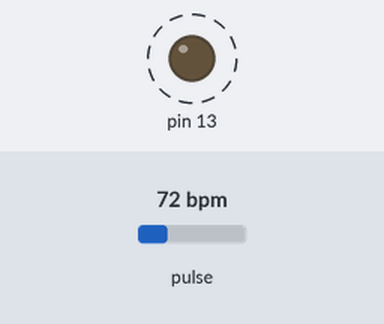
The sketch below on a simulated Arduino Mega 2560, built with avr-gcc and run on an emulated ATmega2560. Parts: output pins drawn as LEDs (lit = HIGH). Dashed ring = blinking. The inputs (shaded band) are chosen by the test bench; at power-on: pulse 72 bpm. What the sketch prints to the serial monitor is not drawn.

Above: at 1.2 s.
1.3 s: pulse set to 130 bpm
At 1.86 s:
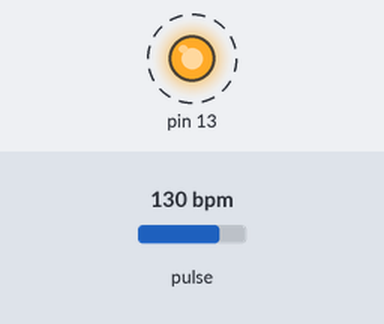
4.3 s: pulse set to 70 bpm
At 5.88 s:
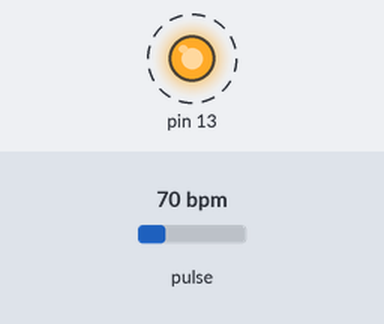
Timing chart, 0 to 13.3 s (numbered marks = the images above; inputs shaded):
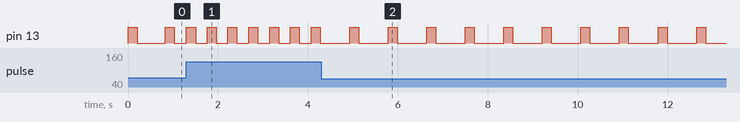

The sketch:

pulse2.ino
```cpp
/*  Getting_BPM_to_Monitor prints the BPM to the Serial Monitor, using the least lines of code and PulseSensor Library.
 *  Tutorial Webpage: https://pulsesensor.com/pages/getting-advanced
 *
--------Use This Sketch To------------------------------------------
1) Displays user's live and changing BPM, Beats Per Minute, in Arduino's native Serial Monitor.
2) Print: "♥  A HeartBeat Happened !" when a beat is detected, live.
2) Learn about using a PulseSensor Library "Object".
4) Blinks LED on PIN 13 with user's Heartbeat.
--------------------------------------------------------------------*/

#define USE_ARDUINO_INTERRUPTS true    // Set-up low-level interrupts for most acurate BPM math.
#include <PulseSensorPlayground.h>     // Includes the PulseSensorPlayground Library.
#include<SoftwareSerial.h>

//  Variables
String str;
const int PulseWire = A0;       // PulseSensor PURPLE WIRE connected to ANALOG PIN 0
const int LED13 = 13;          // The on-board Arduino LED, close to PIN 13.
int Threshold = 480;           // Determine which Signal to "count as a beat" and which to ignore.
                               // Use the "Gettting Started Project" to fine-tune Threshold Value beyond default setting.
                               // Otherwise leave the default "550" value.

PulseSensorPlayground pulseSensor;  // Creates an instance of the PulseSensorPlayground object called "pulseSensor"

//SoftwareSerial Serial1(0,1);

void setup() {
  String str;
  Serial.begin(115200);          // For Serial Monitor
  Serial1.begin(115200);

  // Configure the PulseSensor object, by assigning our variables to it.
  pulseSensor.analogInput(PulseWire);
  pulseSensor.blinkOnPulse(LED13);       //auto-magically blink Arduino's LED with heartbeat.
  pulseSensor.setThreshold(Threshold);

  // Double-check the "pulseSensor" object was created and "began" seeing a signal.
   if (pulseSensor.begin()) {
    Serial.println("We created a pulseSensor Object !");  //This prints one time at Arduino power-up,  or on Arduino reset.
  }
}


void loop()
{
  int myBPM,hr;

   myBPM= pulseSensor.getBeatsPerMinute();  // Calls function on our pulseSensor object that returns BPM as an "int".
                                               // "myBPM" hold this BPM value now.

if (pulseSensor.sawStartOfBeat()){
  // Constantly test to see if "a beat happened".
  if(myBPM>60 && myBPM<150)
  {
    Serial.println("♥  A HeartBeat Happened ! "); // If test is "true", print a message "a heartbeat happened".
    Serial.print("BPM: ");                        // Print phrase "BPM:"
    Serial.println(myBPM);                        // Print the value inside of myBPM.
  }
}

  //str =String(myBPM);
  //Serial.println(str);
  //Serial1.println(str);
}
```

Measured:
- after the input at 1.3 s, pin 13: alternates HIGH for 0.20 s and LOW for 0.26 s, starting at once
- after the input at 4.3 s, pin 13: alternates HIGH for 0.20 s and LOW for 0.66 s, starting after 0.63 s
- by itself, pin 13: alternates HIGH for 0.20 s and LOW for 0.63 s
